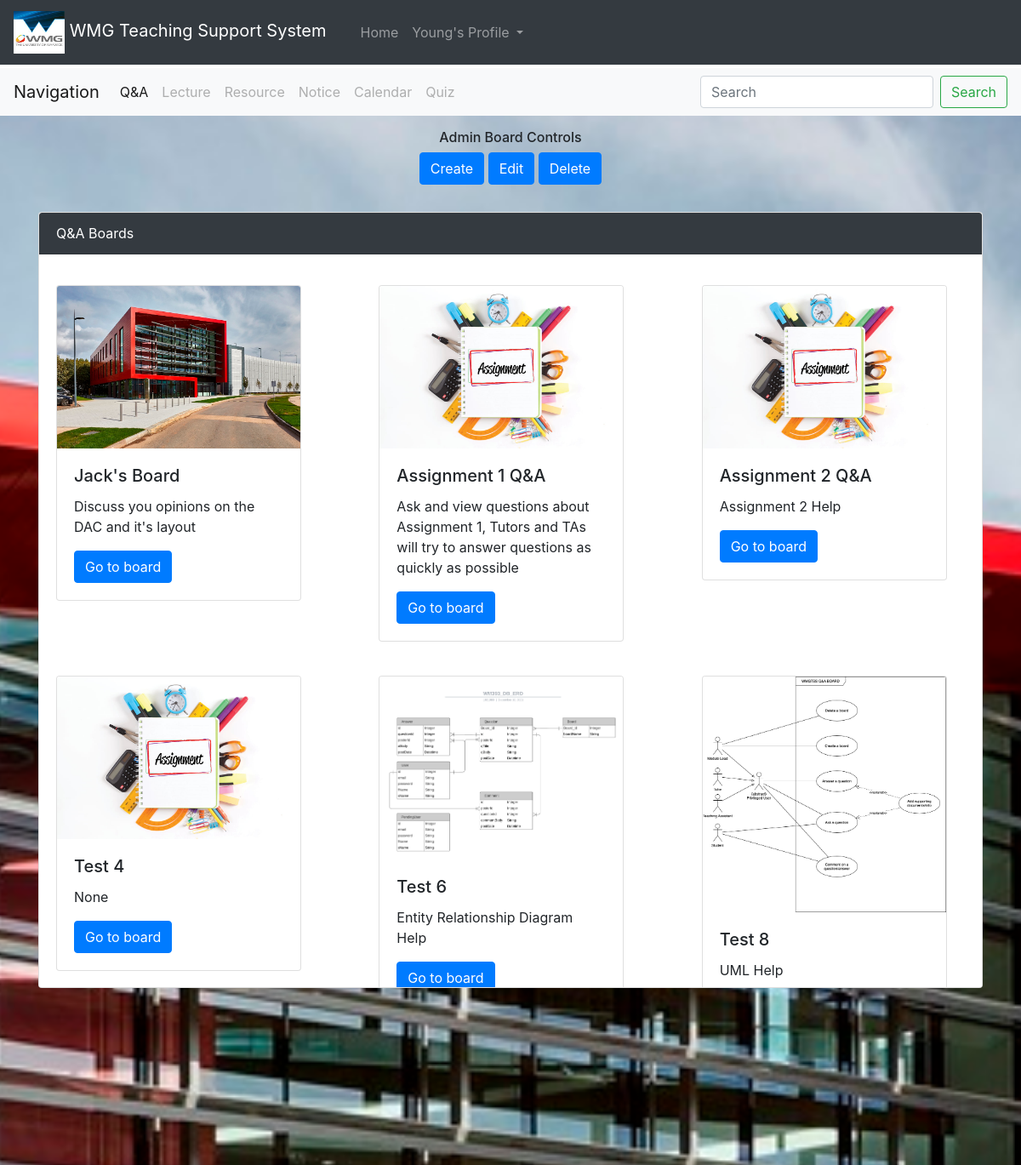
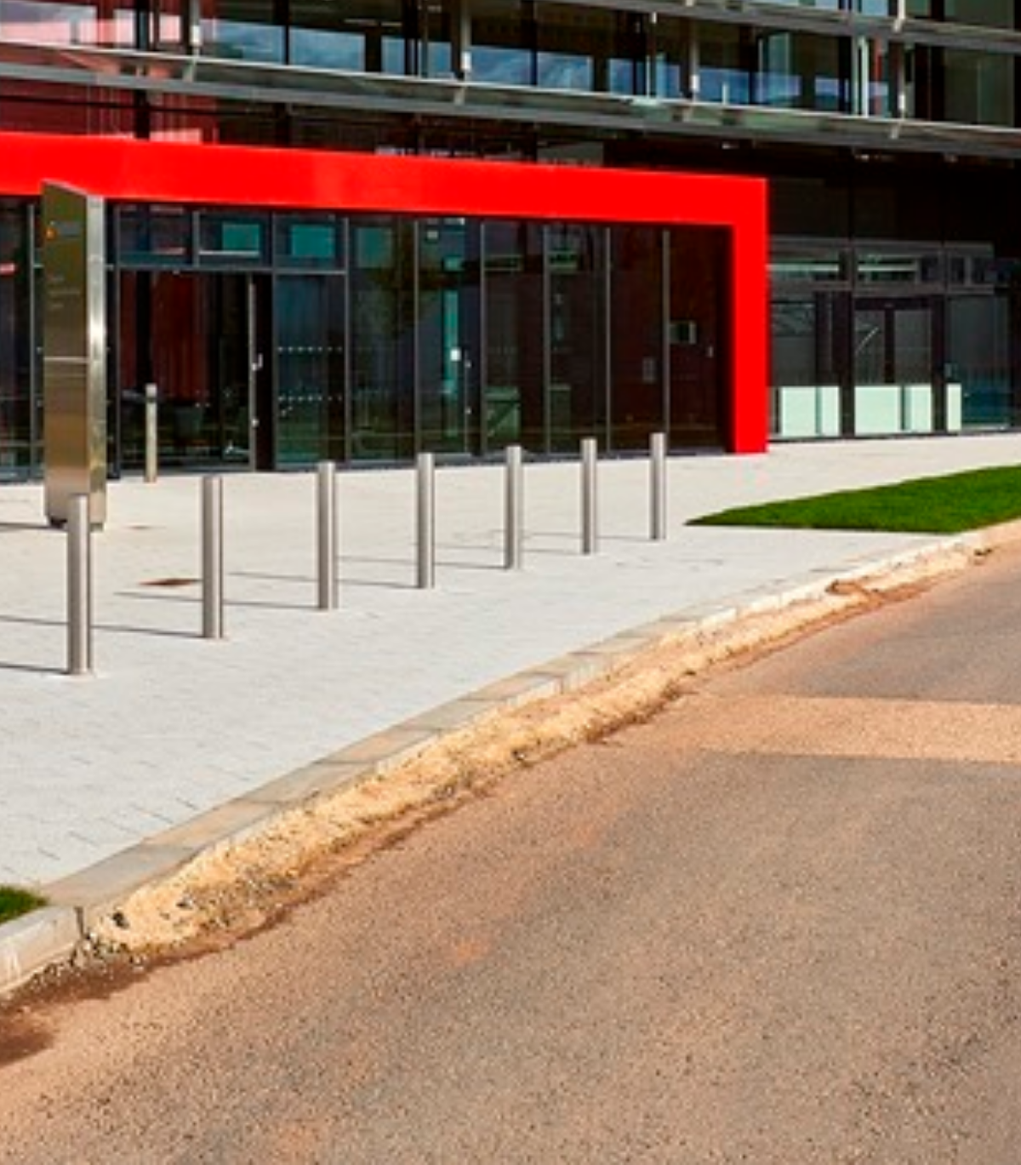
The app's page /Q-A-Board (signed in) with its own data (2 pictures, top to bottom).
### app/models.py (models this page shows)
class User(db.Model, UserMixin):
    id = db.Column(db.Integer, primary_key = True)
    email = db.Column(db.String(100), unique = True, nullable = False)
    password = db.Column(db.String(80), nullable = False)
    fName = db.Column(db.String(20), nullable = False)
    sName = db.Column(db.String(30), nullable = False)
    userType = db.Column(db.String(20), nullable = False)
    questions = db.relationship('Question', backref='author')
    answers = db.relationship('Answer', backref='author')
    comments = db.relationship('Comment', backref='author')

class QABoard(db.Model):
    id = db.Column(db.Integer, primary_key = True)
    boardName = db.Column(db.String(50), nullable = False)
    boardDesc = db.Column(db.String(500), nullable = True)
    backImg = db.Column(db.String(100), nullable = True)
    questions = db.relationship('Question', backref='board')

### app/views.py (the view)
@base.route('/Q-A-Board')
@login_required
def QABoardHome():
    boards = boardAccess.getBoards()
    return render_template('boards/q_a_board_home.html', boards=boards)

### app/__init__.py (called while the page is built)
def create_app():
	app = Flask(__name__)
	app.config.from_object('app.config.DevelopmentConfig')
	UPLOAD_FOLDER = join(dirname(realpath(__file__)), 'static/uploads')
	app.config['UPLOAD_FOLDER'] = UPLOAD_FOLDER
	from app.models import db, User
	db.init_app(app)
	migrate = Migrate(app, db)
	@app.route('/ping', methods=['GET'])
	def ping_pong():
		return jsonify({
			'status': 'Epic success',
			'message': 'pong!'
			})
	from app.admin_views import admin
	from app.login_views import login
	from app.views import base
	'''Log-in manager initialisation'''
	login_manager = LoginManager()
	login_manager.init_app(app)
	login_manager.login_view = "login.logIn"
	''' Misc and Error Handling'''
	@login_manager.user_loader
	def load_user(user_id):
		return User.query.get(int(user_id))
	app.register_blueprint(admin)
	app.register_blueprint(login)
	app.register_blueprint(base)
	return app

### app/api/dbBoardAccess.py (called while the page is built)
    def getBoards():
        boards = QABoard.query.all()
        return boards

### app/templates/boards/q_a_board_home.html (shortened to what this page needs)
{% extends "base.html" %}
{% block css %}
<link rel="stylesheet" href="{{ url_for('static', filename = 'QABoard.css') }}">
{% endblock %}
{% block homeLink %}
<a class="nav-link" href="{{ url_for('base.home') }}">Home</a>
{% endblock %}
{% block boardLinks %}
<li class="nav-item active">
	<a class="nav-link" href="{{ url_for('base.QABoardHome') }}">Q&A</a>
</li>
<li class="nav-item">
	<a class="nav-link disabled" href="#">Lecture</a>
</li>
	<li class="nav-item">
	<a class="nav-link disabled" href="#">Resource</a>
</li>
	<li class="nav-item">
	<a class="nav-link disabled" href="#">Notice</a>
</li>
	<li class="nav-item">
	<a class="nav-link disabled" href="#">Calendar</a>
</li>
	<li class="nav-item">
	<a class="nav-link disabled" href="#">Quiz</a>
</li>
{% endblock %}
{% block body %}
{%if current_user.userType == 'Tutor'%}
<div class="container text-center" style="padding: 1rem;" id="boardCreationButtons">
	<h6>Admin Board Controls</h6>
	<div class="col-md-12 text-center">
		<button type="button" class="btn btn-primary" data-toggle="modal" data-target="#createBoardModal">Create</button>
		<button type="button" class="btn btn-primary" data-toggle="modal" data-target="#editBoardModal">Edit</button>
		<button type="button" class="btn btn-primary" data-toggle="modal" data-target="#deleteBoardModal">Delete</button>
	</div>
</div>
{%endif%}
<div class="container" style="padding-top: 1rem;">
	<div class="card overflow-auto" style="max-height: 57rem;">
		<div class="card-header text-white bg-dark mb-3">
			Q&A Boards
		</div>
		<div class="row">
			{% for board in boards %}
			<div class="card-body">
				<div class = "col-sm-4">
					<div class="card" style="width: 18rem;">
						<img class="card-img-top" src="{{url_for('static',filename = 'uploads/' + board.backImg)}}"  alt="Card image cap">
						<div class="card-body">
							<h5 class="card-title">{{board.boardName}}</h5>
							<p class="card-text">{{ board.boardDesc }}</p>
							<a href="/Q-A-Board/id/{{ board.id }}" class="btn btn-primary">Go to board</a>
						</div>
					</div>
				</div>
			</div>
			{% endfor %}
		</div>
	</div>
</div>
{% endblock %}

### app/templates/base.html (shortened to what this page needs)
<html lang="en">
    <head>
        <link rel="stylesheet" href="https://maxcdn.bootstrapcdn.com/bootstrap/4.5.2/css/bootstrap.min.css">
        {% block css %}{% endblock %}
    </head>
    <body style="min-height: 100rem; padding-top: 5rem;">
        <div class="bg">
            <nav class="navbar navbar-expand-md navbar-dark fixed-top bg-dark">
                <a class="navbar-brand" href="#">
                    <image src="{{url_for('static',filename = 'images/wmglogo.png')}}" width = "60" height = "50" class="d-inline-block align-middle" href="{{ url_for('base.goHome') }}" alt="">
                    WMG Teaching Support System
                </a>
                <div class="navbar">
                    <ul class="navbar-nav mr-auto">
                        <li class="nav-item">
                            {% block homeLink %}
                            {% endblock %}
                        </li>
                        <li class="nav-item dropdown">
                            {% if current_user.is_authenticated %}
                            <a class="nav-link dropdown-toggle" href="#" id="navbarDropdown" role="button" data-toggle="dropdown" aria-haspopup="true" aria-expanded="false">
                            {{current_user.fName}}'s Profile
                            </a>
                            {%endif%}
                        </li>
                    </ul>
                </div>
            </nav>
            <nav class="navbar navbar-expand-sm navbar-light bg-light">
                <a class="navbar-brand" href="#">Navigation</a>
                <div class="collapse navbar-collapse" id="navbarSupportedContent">
                    <ul class="navbar-nav mr-auto">
                        {% block boardLinks %}
                        {% endblock %}
                    </ul>
                    <form action="{{ url_for('base.searchResults') }}" method="POST" class="form-inline my-2 my-lg-0">
                        <input name = "search" class="form-control mr-sm-2" type="search" placeholder="Search" aria-label="Search">
                        <button value = 'searchSubmit' name='action' class="btn btn-outline-success my-2 my-sm-0" type="submit">Search</button>
                    </form>
                </div>
            </nav>
            {% block body %}
            {% endblock %}
        </div>
    </body>
</html>

### app/static/QABoard.css (style rules this page uses)
body, html { height: 100%; }
.bg { background-image: url("images/DAC.jpg"); height: 100%; background-position: center; background-repeat: no-repeat; background-size: cover; }

### records on screen
User: fName "Young"
QABoard: backImg (picture), boardName "Jack's Board", boardDesc "Discuss you opinions on the DAC and it's layout"
QABoard: backImg (picture), boardName "Assignment 1 Q&A", boardDesc "Ask and view questions about Assignment 1, Tutors and TAs will try to answer questions as quickly as possible"
QABoard: backImg (picture), boardName "Assignment 2 Q&A", boardDesc "Assignment 2 Help"
QABoard: backImg (picture), boardName "Test 4", boardDesc "None"
QABoard: backImg (picture), boardName "Test 6", boardDesc "Entity Relationship Diagram Help"
QABoard: backImg (picture), boardName "Test 8", boardDesc "UML Help"
